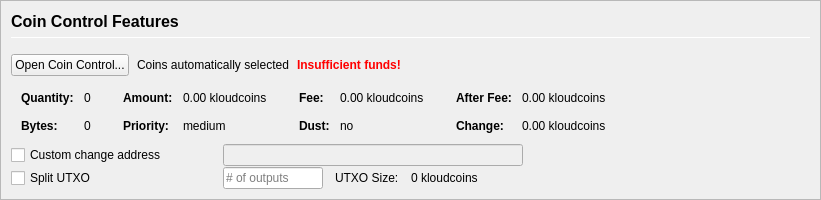
         <widget class="QFrame" name="frameCoinControl">
          <property name="sizePolicy">
           <sizepolicy hsizetype="Expanding" vsizetype="Expanding">
            <horstretch>0</horstretch>
            <verstretch>0</verstretch>
           </sizepolicy>
          </property>
          <property name="maximumSize">
           <size>
            <width>16777215</width>
            <height>16777215</height>
           </size>
          </property>
          <property name="frameShape">
           <enum>QFrame::StyledPanel</enum>
          </property>
          <property name="frameShadow">
           <enum>QFrame::Sunken</enum>
          </property>
          <layout class="QVBoxLayout" name="verticalLayoutCoinControl2">
           <property name="spacing">
            <number>0</number>
           </property>
           <property name="leftMargin">
            <number>0</number>
           </property>
           <property name="topMargin">
            <number>0</number>
           </property>
           <property name="rightMargin">
            <number>0</number>
           </property>
           <property name="bottomMargin">
            <number>0</number>
           </property>
           <item>
            <widget class="QFrame" name="frameCoinControl_BG">
             <layout class="QVBoxLayout" name="verticalLayoutCoinControl" stretch="0,0,0,0,0,0">
              <property name="spacing">
               <number>1</number>
              </property>
              <property name="leftMargin">
               <number>10</number>
              </property>
              <property name="topMargin">
               <number>10</number>
              </property>
              <item>
               <layout class="QHBoxLayout" name="horizontalLayoutCoinControl1">
                <property name="bottomMargin">
                 <number>15</number>
                </property>
                <item>
                 <layout class="QVBoxLayout" name="verticalLayout_3">
                  <property name="spacing">
                   <number>6</number>
                  </property>
                  <item>
                   <widget class="QLabel" name="labelCoinControlFeatures">
                    <property name="sizePolicy">
                     <sizepolicy hsizetype="Preferred" vsizetype="Maximum">
                      <horstretch>0</horstretch>
                      <verstretch>0</verstretch>
                     </sizepolicy>
                    </property>
                    <property name="minimumSize">
                     <size>
                      <width>0</width>
                      <height>20</height>
                     </size>
                    </property>
                    <property name="font">
                     <font>
                      <pointsize>12</pointsize>
                      <weight>75</weight>
                      <bold>true</bold>
                     </font>
                    </property>
                    <property name="styleSheet">
                     <string notr="true">font-weight:bold;</string>
                    </property>
                    <property name="text">
                     <string>Coin Control Features</string>
                    </property>
                   </widget>
                  </item>
                  <item>
                   <widget class="Line" name="line">
                    <property name="minimumSize">
                     <size>
                      <width>0</width>
                      <height>1</height>
                     </size>
                    </property>
                    <property name="maximumSize">
                     <size>
                      <width>16777215</width>
                      <height>1</height>
                     </size>
                    </property>
                    <property name="orientation">
                     <enum>Qt::Horizontal</enum>
                    </property>
                   </widget>
                  </item>
                 </layout>
                </item>
               </layout>
              </item>
              <item>
               <layout class="QHBoxLayout" name="horizontalLayoutCoinControl2" stretch="0,0,0,0">
                <property name="spacing">
                 <number>8</number>
                </property>
                <property name="bottomMargin">
                 <number>10</number>
                </property>
                <item>
                 <widget class="QPushButton" name="pushButtonCoinControl">
                  <property name="styleSheet">
                   <string notr="true"/>
                  </property>
                  <property name="text">
                   <string>Open Coin Control...</string>
                  </property>
                  <property name="autoDefault">
                   <bool>false</bool>
                  </property>
                 </widget>
                </item>
                <item>
                 <widget class="QLabel" name="labelCoinControlAutomaticallySelected">
                  <property name="text">
                   <string>Coins automatically selected</string>
                  </property>
                  <property name="margin">
                   <number>5</number>
                  </property>
                 </widget>
                </item>
                <item>
                 <widget class="QLabel" name="labelCoinControlInsuffFunds">
                  <property name="font">
                   <font>
                    <weight>75</weight>
                    <bold>true</bold>
                   </font>
                  </property>
                  <property name="styleSheet">
                   <string notr="true">color:red;font-weight:bold;</string>
                  </property>
                  <property name="text">
                   <string>Insufficient funds!</string>
                  </property>
                  <property name="margin">
                   <number>5</number>
                  </property>
                 </widget>
                </item>
                <item>
                 <spacer name="horizontalSpacerCoinControl">
                  <property name="orientation">
                   <enum>Qt::Horizontal</enum>
                  </property>
                  <property name="sizeHint" stdset="0">
                   <size>
                    <width>40</width>
                    <height>1</height>
                   </size>
                  </property>
                 </spacer>
                </item>
               </layout>
              </item>
              <item>
               <widget class="QWidget" name="widgetCoinControl" native="true">
                <property name="sizePolicy">
                 <sizepolicy hsizetype="Preferred" vsizetype="Preferred">
                  <horstretch>0</horstretch>
                  <verstretch>0</verstretch>
                 </sizepolicy>
                </property>
                <property name="minimumSize">
                 <size>
                  <width>0</width>
                  <height>0</height>
                 </size>
                </property>
                <property name="styleSheet">
                 <string notr="true"/>
                </property>
                <layout class="QHBoxLayout" name="horizontalLayoutCoinControl5">
                 <property name="leftMargin">
                  <number>0</number>
                 </property>
                 <property name="topMargin">
                  <number>0</number>
                 </property>
                 <property name="rightMargin">
                  <number>0</number>
                 </property>
                 <property name="bottomMargin">
                  <number>0</number>
                 </property>
                 <item>
                  <layout class="QHBoxLayout" name="horizontalLayoutCoinControl3" stretch="0,0,0,1">
                   <property name="spacing">
                    <number>20</number>
                   </property>
                   <property name="topMargin">
                    <number>0</number>
                   </property>
                   <property name="bottomMargin">
                    <number>10</number>
                   </property>
                   <item>
                    <layout class="QFormLayout" name="formLayoutCoinControl1">
                     <property name="horizontalSpacing">
                      <number>10</number>
                     </property>
                     <property name="verticalSpacing">
                      <number>14</number>
                     </property>
                     <property name="leftMargin">
                      <number>10</number>
                     </property>
                     <property name="topMargin">
                      <number>4</number>
                     </property>
                     <property name="rightMargin">
                      <number>6</number>
                     </property>
                     <item row="0" column="0">
                      <widget class="QLabel" name="labelCoinControlQuantityText">
                       <property name="font">
                        <font>
                         <weight>75</weight>
                         <bold>true</bold>
                        </font>
                       </property>
                       <property name="text">
                        <string>Quantity:</string>
                       </property>
                       <property name="margin">
                        <number>0</number>
                       </property>
                      </widget>
                     </item>
                     <item row="0" column="1">
                      <widget class="QLabel" name="labelCoinControlQuantity">
                       <property name="cursor">
                        <cursorShape>IBeamCursor</cursorShape>
                       </property>
                       <property name="contextMenuPolicy">
                        <enum>Qt::ActionsContextMenu</enum>
                       </property>
                       <property name="text">
                        <string notr="true">0</string>
                       </property>
                       <property name="margin">
                        <number>0</number>
                       </property>
                       <property name="textInteractionFlags">
                        <set>Qt::LinksAccessibleByMouse|Qt::TextSelectableByKeyboard|Qt::TextSelectableByMouse</set>
                       </property>
                      </widget>
                     </item>
                     <item row="1" column="0">
                      <widget class="QLabel" name="labelCoinControlBytesText">
                       <property name="font">
                        <font>
                         <weight>75</weight>
                         <bold>true</bold>
                        </font>
                       </property>
                       <property name="text">
                        <string>Bytes:</string>
                       </property>
                      </widget>
                     </item>
                     <item row="1" column="1">
                      <widget class="QLabel" name="labelCoinControlBytes">
                       <property name="cursor">
                        <cursorShape>IBeamCursor</cursorShape>
                       </property>
                       <property name="contextMenuPolicy">
                        <enum>Qt::ActionsContextMenu</enum>
                       </property>
                       <property name="text">
                        <string notr="true">0</string>
                       </property>
                       <property name="textInteractionFlags">
                        <set>Qt::LinksAccessibleByMouse|Qt::TextSelectableByKeyboard|Qt::TextSelectableByMouse</set>
                       </property>
                      </widget>
                     </item>
                    </layout>
                   </item>
                   <item>
                    <layout class="QFormLayout" name="formLayoutCoinControl2">
                     <property name="horizontalSpacing">
                      <number>10</number>
                     </property>
                     <property name="verticalSpacing">
                      <number>14</number>
                     </property>
                     <property name="leftMargin">
                      <number>6</number>
                     </property>
                     <property name="topMargin">
                      <number>4</number>
                     </property>
                     <property name="rightMargin">
                      <number>6</number>
                     </property>
                     <item row="0" column="0">
                      <widget class="QLabel" name="labelCoinControlAmountText">
                       <property name="font">
                        <font>
                         <weight>75</weight>
                         <bold>true</bold>
                        </font>
                       </property>
                       <property name="text">
                        <string>Amount:</string>
                       </property>
                       <property name="margin">
                        <number>0</number>
                       </property>
                      </widget>
                     </item>
                     <item row="0" column="1">
                      <widget class="QLabel" name="labelCoinControlAmount">
                       <property name="cursor">
                        <cursorShape>IBeamCursor</cursorShape>
                       </property>
                       <property name="contextMenuPolicy">
                        <enum>Qt::ActionsContextMenu</enum>
                       </property>
                       <property name="text">
                        <string notr="true">0.00 kloudcoins</string>
                       </property>
                       <property name="textInteractionFlags">
                        <set>Qt::LinksAccessibleByMouse|Qt::TextSelectableByKeyboard|Qt::TextSelectableByMouse</set>
                       </property>
                      </widget>
                     </item>
                     <item row="1" column="0">
                      <widget class="QLabel" name="labelCoinControlPriorityText">
                       <property name="font">
                        <font>
                         <weight>75</weight>
                         <bold>true</bold>
                        </font>
                       </property>
                       <property name="text">
                        <string>Priority:</string>
                       </property>
                      </widget>
                     </item>
                     <item row="1" column="1">
                      <widget class="QLabel" name="labelCoinControlPriority">
                       <property name="cursor">
                        <cursorShape>IBeamCursor</cursorShape>
                       </property>
                       <property name="contextMenuPolicy">
                        <enum>Qt::ActionsContextMenu</enum>
                       </property>
                       <property name="text">
                        <string>medium</string>
                       </property>
                       <property name="textInteractionFlags">
                        <set>Qt::LinksAccessibleByMouse|Qt::TextSelectableByKeyboard|Qt::TextSelectableByMouse</set>
                       </property>
                      </widget>
                     </item>
                    </layout>
                   </item>
                   <item>
                    <layout class="QFormLayout" name="formLayoutCoinControl3">
                     <property name="horizontalSpacing">
                      <number>10</number>
                     </property>
                     <property name="verticalSpacing">
                      <number>14</number>
                     </property>
                     <property name="leftMargin">
                      <number>6</number>
                     </property>
                     <property name="topMargin">
                      <number>4</number>
                     </property>
                     <property name="rightMargin">
                      <number>6</number>
                     </property>
                     <item row="0" column="0">
                      <widget class="QLabel" name="labelCoinControlFeeText">
                       <property name="font">
                        <font>
                         <weight>75</weight>
                         <bold>true</bold>
                        </font>
                       </property>
                       <property name="text">
                        <string>Fee:</string>
                       </property>
                       <property name="margin">
                        <number>0</number>
                       </property>
                      </widget>
                     </item>
                     <item row="0" column="1">
                      <widget class="QLabel" name="labelCoinControlFee">
                       <property name="cursor">
                        <cursorShape>IBeamCursor</cursorShape>
                       </property>
                       <property name="contextMenuPolicy">
                        <enum>Qt::ActionsContextMenu</enum>
                       </property>
                       <property name="text">
                        <string notr="true">0.00 kloudcoins</string>
                       </property>
                       <property name="textInteractionFlags">
                        <set>Qt::LinksAccessibleByMouse|Qt::TextSelectableByKeyboard|Qt::TextSelectableByMouse</set>
                       </property>
                      </widget>
                     </item>
                     <item row="1" column="0">
                      <widget class="QLabel" name="labelCoinControlLowOutputText">
                       <property name="font">
                        <font>
                         <weight>75</weight>
                         <bold>true</bold>
                        </font>
                       </property>
                       <property name="text">
                        <string>Dust:</string>
                       </property>
                      </widget>
                     </item>
                     <item row="1" column="1">
                      <widget class="QLabel" name="labelCoinControlLowOutput">
                       <property name="cursor">
                        <cursorShape>IBeamCursor</cursorShape>
                       </property>
                       <property name="contextMenuPolicy">
                        <enum>Qt::ActionsContextMenu</enum>
                       </property>
                       <property name="text">
                        <string>no</string>
                       </property>
                       <property name="textInteractionFlags">
                        <set>Qt::LinksAccessibleByMouse|Qt::TextSelectableByKeyboard|Qt::TextSelectableByMouse</set>
                       </property>
                      </widget>
                     </item>
                    </layout>
                   </item>
                   <item>
                    <layout class="QFormLayout" name="formLayoutCoinControl4">
                     <property name="horizontalSpacing">
                      <number>10</number>
                     </property>
                     <property name="verticalSpacing">
                      <number>14</number>
                     </property>
                     <property name="leftMargin">
                      <number>6</number>
                     </property>
                     <property name="topMargin">
                      <number>4</number>
                     </property>
                     <property name="rightMargin">
                      <number>6</number>
                     </property>
                     <item row="0" column="0">
                      <widget class="QLabel" name="labelCoinControlAfterFeeText">
                       <property name="font">
                        <font>
                         <weight>75</weight>
                         <bold>true</bold>
                        </font>
                       </property>
                       <property name="text">
                        <string>After Fee:</string>
                       </property>
                       <property name="margin">
                        <number>0</number>
                       </property>
                      </widget>
                     </item>
                     <item row="0" column="1">
                      <widget class="QLabel" name="labelCoinControlAfterFee">
                       <property name="cursor">
                        <cursorShape>IBeamCursor</cursorShape>
                       </property>
                       <property name="contextMenuPolicy">
                        <enum>Qt::ActionsContextMenu</enum>
                       </property>
                       <property name="text">
                        <string notr="true">0.00 kloudcoins</string>
                       </property>
                       <property name="textInteractionFlags">
                        <set>Qt::LinksAccessibleByMouse|Qt::TextSelectableByKeyboard|Qt::TextSelectableByMouse</set>
                       </property>
                      </widget>
                     </item>
                     <item row="1" column="0">
                      <widget class="QLabel" name="labelCoinControlChangeText">
                       <property name="font">
                        <font>
                         <weight>75</weight>
                         <bold>true</bold>
                        </font>
                       </property>
                       <property name="text">
                        <string>Change:</string>
                       </property>
                      </widget>
                     </item>
                     <item row="1" column="1">
                      <widget class="QLabel" name="labelCoinControlChange">
                       <property name="cursor">
                        <cursorShape>IBeamCursor</cursorShape>
                       </property>
                       <property name="contextMenuPolicy">
                        <enum>Qt::ActionsContextMenu</enum>
                       </property>
                       <property name="text">
                        <string notr="true">0.00 kloudcoins</string>
                       </property>
                       <property name="textInteractionFlags">
                        <set>Qt::LinksAccessibleByMouse|Qt::TextSelectableByKeyboard|Qt::TextSelectableByMouse</set>
                       </property>
                      </widget>
                     </item>
                    </layout>
                   </item>
                  </layout>
                 </item>
                </layout>
               </widget>
              </item>
              <item>
               <layout class="QHBoxLayout" name="horizontalLayoutCoinControl4">
                <property name="spacing">
                 <number>12</number>
                </property>
                <property name="sizeConstraint">
                 <enum>QLayout::SetDefaultConstraint</enum>
                </property>
                <property name="topMargin">
                 <number>0</number>
                </property>
                <property name="rightMargin">
                 <number>0</number>
                </property>
                <item>
                 <widget class="QCheckBox" name="checkBoxCoinControlChange">
                  <property name="sizePolicy">
                   <sizepolicy hsizetype="Preferred" vsizetype="Preferred">
                    <horstretch>0</horstretch>
                    <verstretch>0</verstretch>
                   </sizepolicy>
                  </property>
                  <property name="minimumSize">
                   <size>
                    <width>200</width>
                    <height>0</height>
                   </size>
                  </property>
                  <property name="maximumSize">
                   <size>
                    <width>200</width>
                    <height>16777215</height>
                   </size>
                  </property>
                  <property name="toolTip">
                   <string>If this is activated, but the change address is empty or invalid, change will be sent to a newly generated address.</string>
                  </property>
                  <property name="text">
                   <string>Custom change address</string>
                  </property>
                 </widget>
                </item>
                <item>
                 <widget class="QValidatedLineEdit" name="lineEditCoinControlChange">
                  <property name="enabled">
                   <bool>false</bool>
                  </property>
                  <property name="sizePolicy">
                   <sizepolicy hsizetype="Preferred" vsizetype="Preferred">
                    <horstretch>0</horstretch>
                    <verstretch>0</verstretch>
                   </sizepolicy>
                  </property>
                  <property name="minimumSize">
                   <size>
                    <width>300</width>
                    <height>0</height>
                   </size>
                  </property>
                 </widget>
                </item>
                <item>
                 <widget class="QLabel" name="labelCoinControlChangeLabel">
                  <property name="sizePolicy">
                   <sizepolicy hsizetype="Preferred" vsizetype="Preferred">
                    <horstretch>0</horstretch>
                    <verstretch>0</verstretch>
                   </sizepolicy>
                  </property>
                  <property name="minimumSize">
                   <size>
                    <width>100</width>
                    <height>0</height>
                   </size>
                  </property>
                  <property name="text">
                   <string/>
                  </property>
                  <property name="margin">
                   <number>3</number>
                  </property>
                 </widget>
                </item>
               </layout>
              </item>
              <item>
               <layout class="QHBoxLayout" name="horizontalLayoutCoinControl6">
                <property name="spacing">
                 <number>12</number>
                </property>
                <property name="rightMargin">
                 <number>0</number>
                </property>
                <item>
                 <widget class="QCheckBox" name="splitBlockCheckBox">
                  <property name="sizePolicy">
                   <sizepolicy hsizetype="Preferred" vsizetype="Preferred">
                    <horstretch>0</horstretch>
                    <verstretch>0</verstretch>
                   </sizepolicy>
                  </property>
                  <property name="minimumSize">
                   <size>
                    <width>200</width>
                    <height>0</height>
                   </size>
                  </property>
                  <property name="maximumSize">
                   <size>
                    <width>200</width>
                    <height>16777215</height>
                   </size>
                  </property>
                  <property name="text">
                   <string>Split UTXO</string>
                  </property>
                 </widget>
                </item>
                <item>
                 <widget class="QLineEdit" name="splitBlockLineEdit">
                  <property name="sizePolicy">
                   <sizepolicy hsizetype="Preferred" vsizetype="Preferred">
                    <horstretch>50</horstretch>
                    <verstretch>0</verstretch>
                   </sizepolicy>
                  </property>
                  <property name="minimumSize">
                   <size>
                    <width>100</width>
                    <height>0</height>
                   </size>
                  </property>
                  <property name="maximumSize">
                   <size>
                    <width>100</width>
                    <height>16777215</height>
                   </size>
                  </property>
                  <property name="placeholderText">
                   <string># of outputs</string>
                  </property>
                 </widget>
                </item>
                <item>
                 <widget class="QLabel" name="labelBlockSizeText">
                  <property name="text">
                   <string>UTXO Size:</string>
                  </property>
                 </widget>
                </item>
                <item>
                 <widget class="QLabel" name="labelBlockSize">
                  <property name="text">
                   <string>0 kloudcoins</string>
                  </property>
                 </widget>
                </item>
                <item>
                 <spacer name="horizontalSpacer_7">
                  <property name="orientation">
                   <enum>Qt::Horizontal</enum>
                  </property>
                  <property name="sizeHint" stdset="0">
                   <size>
                    <width>40</width>
                    <height>20</height>
                   </size>
                  </property>
                 </spacer>
                </item>
               </layout>
              </item>
              <item>
               <spacer name="verticalSpacerCoinControl">
                <property name="orientation">
                 <enum>Qt::Vertical</enum>
                </property>
                <property name="sizeHint" stdset="0">
                 <size>
                  <width>800</width>
                  <height>1</height>
                 </size>
                </property>
               </spacer>
              </item>
             </layout>
            </widget>
           </item>
          </layout>
         </widget>
